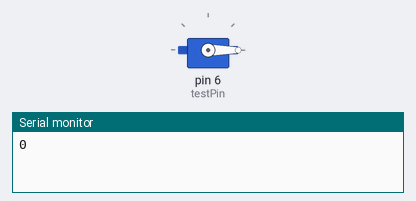
The sketch below on a simulated Arduino Uno, built with avr-gcc and run on an emulated ATmega328P. On the bench: servo, the last lines printed to the serial monitor.

Above: at 0.05 s.
At 4.0 s:
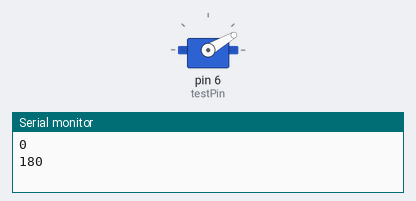
Timing chart, 0 to 5.2 s (numbered marks = the images above):
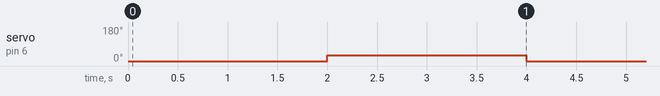

The sketch:

ServoTest.ino
```cpp
#include <Servo.h>

Servo servo;

int testPin = 6;

void setup() {
  Serial.begin(9600);
  servo.attach(testPin);
  servo.write(30);
}

void loop() {
  servo.write(0);
  Serial.println("0");
  delay(2000);
  servo.write(30);
  Serial.println("180");
  delay(2000);
}
```

Measured:
- by itself, servo on pin 6 (testPin): alternates 30° for 2.0 s and 0° for 2.0 s
